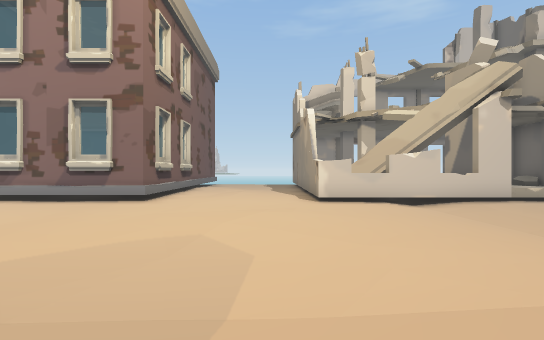
[1] (above)

24 first-person views from a walk through a scene from a Unity 3-D project. The camera is 1.4 m above the floor, looks level and sees 85° across. Doors are open. The floor is counted in squares, 2 m on a side. Each view is taken from the middle of a square. On the plan, view 1 faces up. The plan holds only what a view shows up to about 10 squares ahead; the rest is blank. The place goes on beyond the plan. The player character is not drawn. Some animated figures are not drawn. Some surface patterns are stand-ins.

[2]
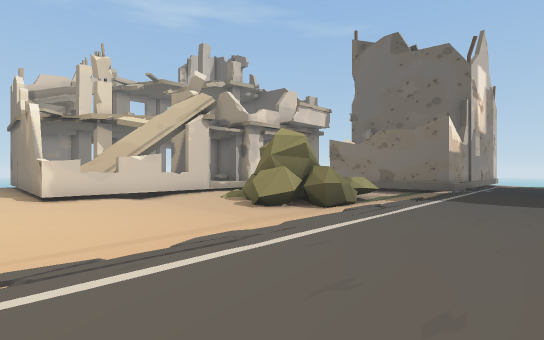

[3]
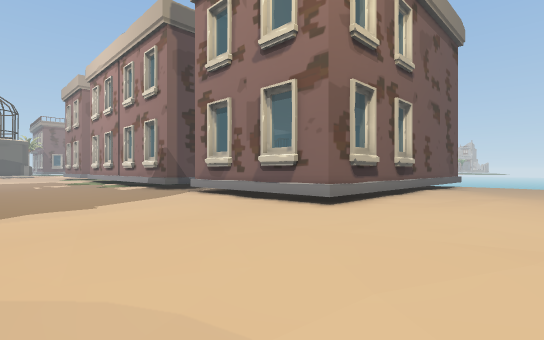

[4]
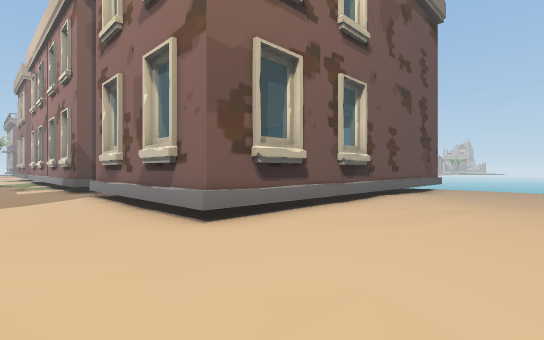

[5]
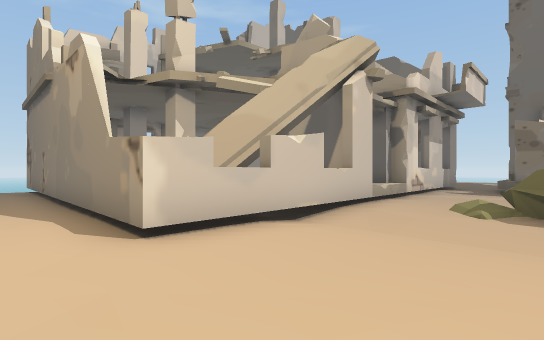

[6]
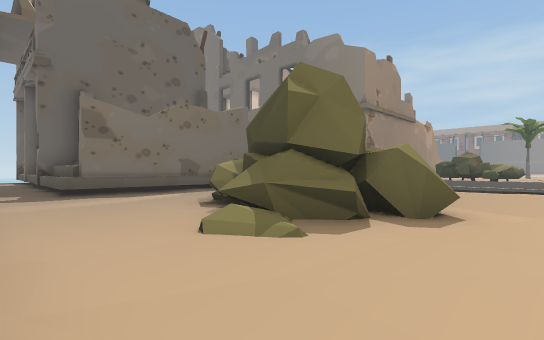

[7]
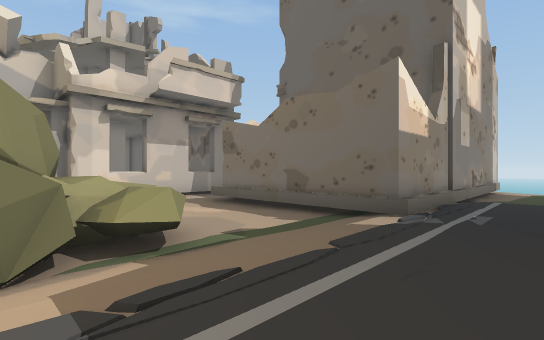

[8]
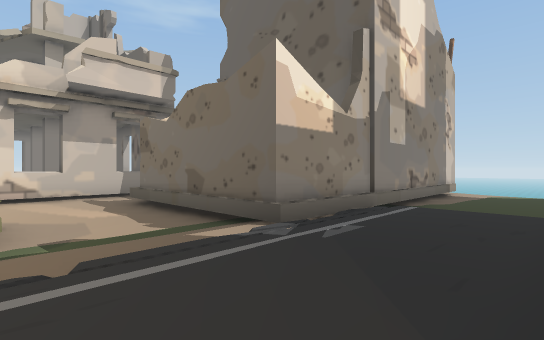

[9]
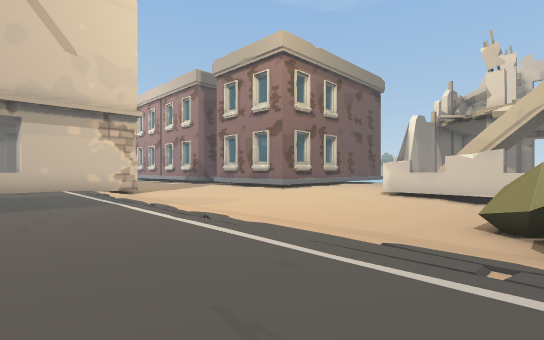

[10]
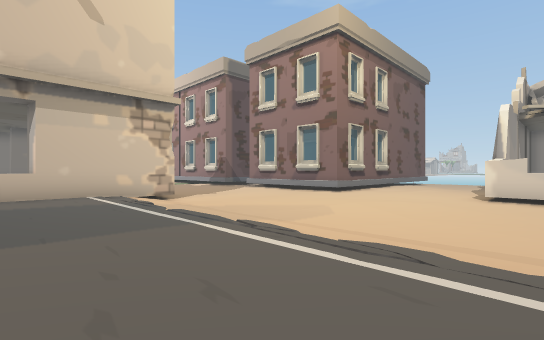

[11]
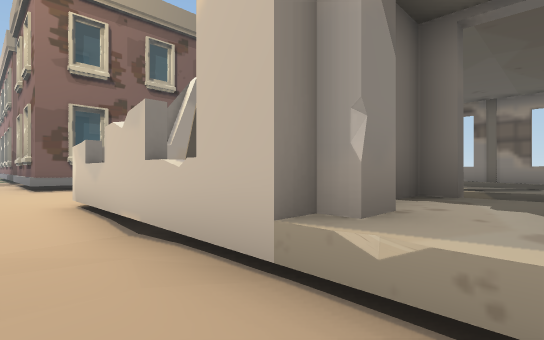

[12]
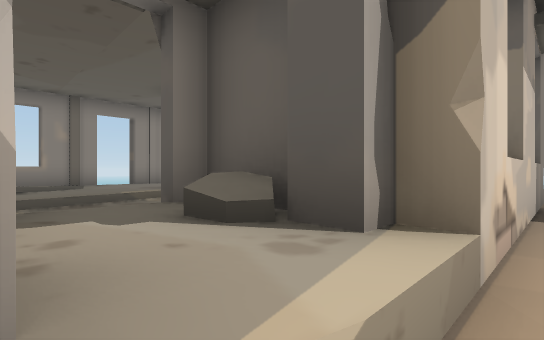

[13]
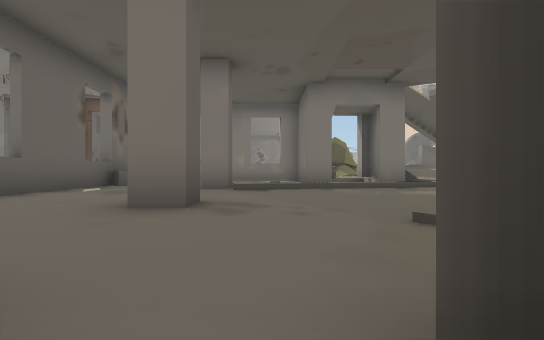

[14]
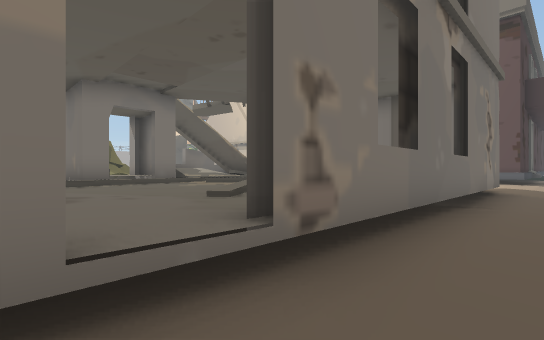

[15]
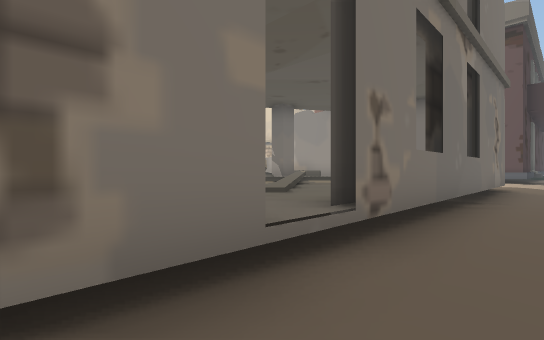

[16]
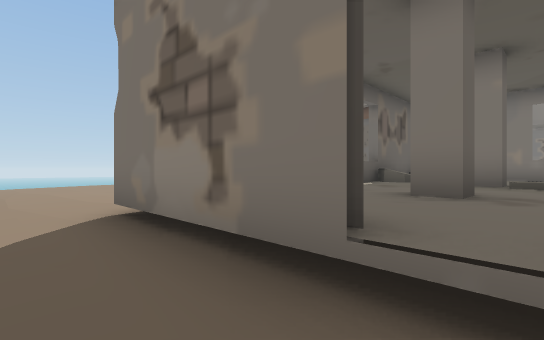

[17]
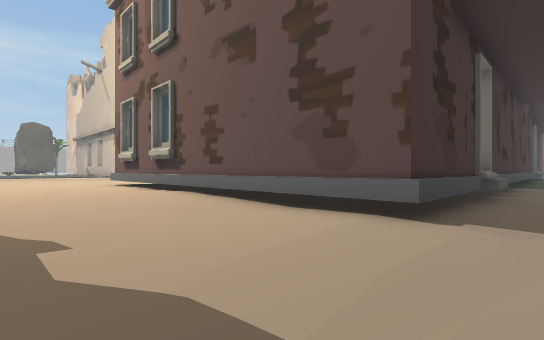

[18]
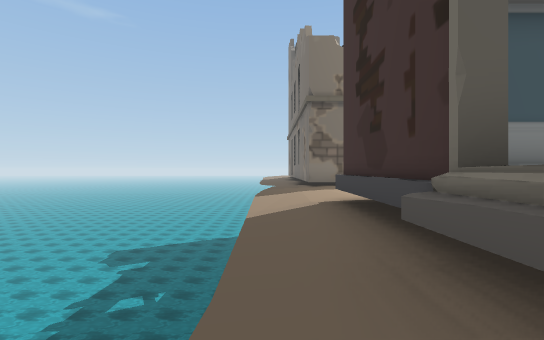

[19]
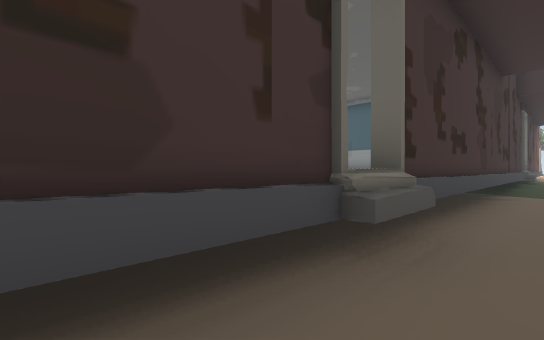

[20]
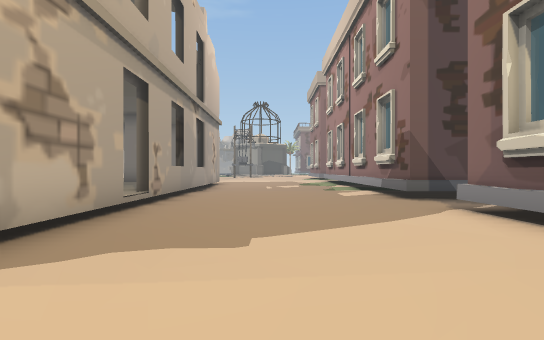

[21]
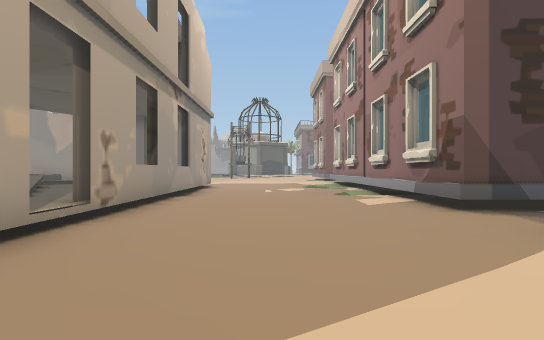

[22]
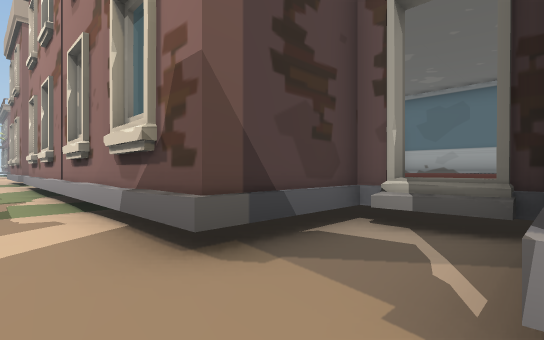

[23]
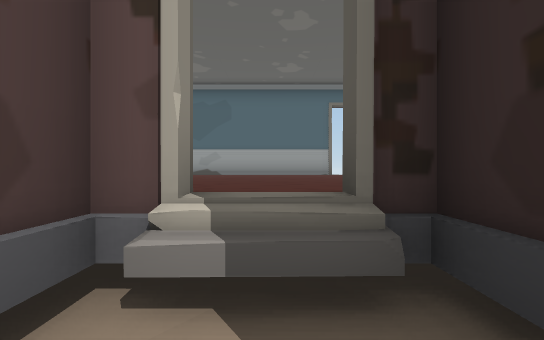

[24]
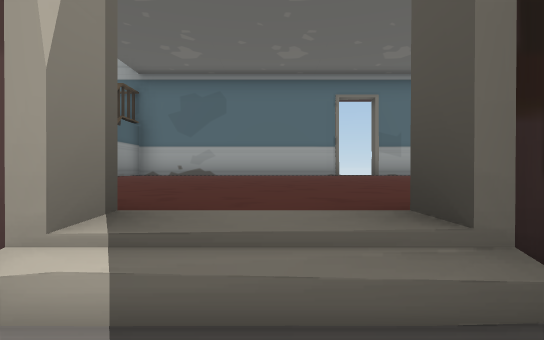

### Floor plan
Key: @ floor where view 1 was taken; # wall or solid block; x gap in a wall; . main floor; : floor 0.25 m higher than the main floor; - floor 0.25 m lower than the main floor; + floor 0.5 m higher than the main floor; / step, stairs or slope; D open door; = window, fence, low wall or low ledge; ^ raised ledge; v drop or lower ground.
Columns run from 16 left of view 1 to 22 right of it. Each row starts with its distance up from view 1.
 20   ----------//-----vv----------////.
 19 ###DD###DD###.......-..................
 18   # D^^^DD  #.....########^x###:.......
 17   #^^^^^^^  #.....#    ^^^^^^      ...
 16    ^^^^^^^  #.....#   ^^^^^^^^
 15     ^^^^^   #:....# ^^^^^^^^^^^
 14     ^^^^^   #::...#  ^^^^^^^^^#
 13     ^^^^    #:::..#   ^^^^^^ ^#
 12      ^^^    #:::..#  ^^^^^ ^ ^#
 11      ^D^    #::::.#  ^^^^^    #
 10      #:#    #:::::## ^^^^^^^  #
  9      #:#    #:::::#^#^##^######
  8 ######:######::::......:....:::
  7 ...:.....::...:::.....::.....::.
  6 ...::.....:...::::...//^:...#^^#
  5 ...::........:::::....###...#
  4 ...::.......:::::::...###=..#
  3 .............::::::...##==..#
  2 ####=#+####..:::::.///^#=/::#
  1    ++/    #/+/++//+//++++/++#########
  0   ++/     #+++++@++++++++++++++/ :....
 -1  +//      #++++++++++++++++++++/ .....
 -2  //       #++++++++++++++++++++/ ..

Where each view was taken, in squares from view 1:
view 1: 0 up, 0 right, facing up
view 2: 2 down, 0 right, facing up-right
view 3: 3 up, 0 right, facing up-left
view 4: 6 up, 0 right, facing up-left
view 5: 5 up, 0 right, facing up-right
view 6: 8 up, 4 right, facing down-right
view 7: 1 down, 7 right, facing up-right
view 8: 2 down, 9 right, facing up-right
view 9: 2 down, 6 right, facing up-left
view 10: 2 down, 3 right, facing up-left
view 11: 7 up, 8 right, facing up-left
view 12: 8 up, 7 right, facing up-right
view 13: 19 up, 10 right, facing down
view 14: 20 up, 11 right, facing down-left
view 15: 20 up, 12 right, facing down-left
view 16: 20 up, 10 right, facing down-right
view 17: 20 up, 0 right, facing down-left
view 18: 20 up, 9 left, facing right
view 19: 20 up, 5 left, facing down-left
view 20: 5 up, 4 left, facing left
view 21: 5 up, 6 left, facing left
view 22: 7 up, 9 left, facing up-left
view 23: 9 up, 10 left, facing up
view 24: 10 up, 10 left, facing up
